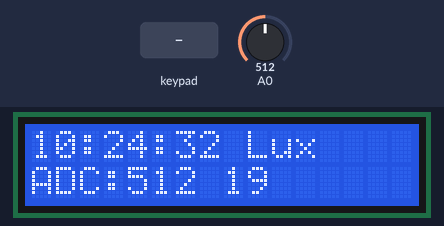
Bench run of a sketch on a simulated Arduino Uno, built with avr-gcc and run on an emulated ATmega328P. Shown: 16×2 character LCD. The test bench sets the inputs (shaded band); at power-on: A0 = 512. The local clock reads 2024-03-15 10:24:30 at power-on unless the sketch sets it.

Above: at 2.2 s.
2.3 s: key 'A' pressed
At 3.9 s:
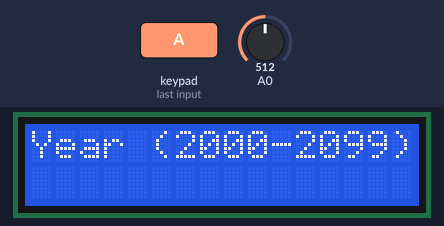
4.4 s: keypad keys 7 6 5 4 # pressed 0.4 s apart
At 7.2 s:
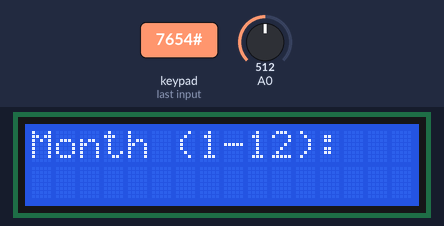
7.9 s: keypad keys 1 1 1 0 9 8 # pressed 0.4 s apart
At 11.6 s:
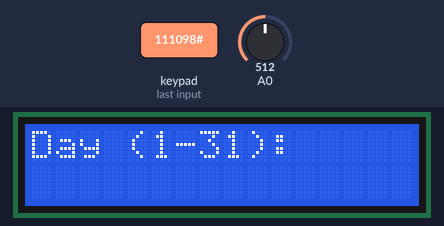
12.2 s: keypad keys 1 3 9 7 # pressed 0.4 s apart
At 14.2 s:
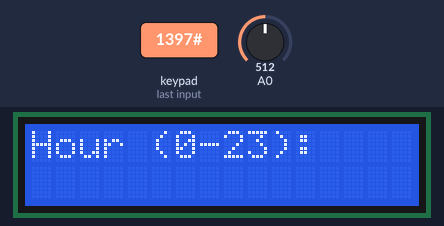
15.7 s: keypad keys 7 6 5 4 # pressed 0.4 s apart
At 18.3 s:
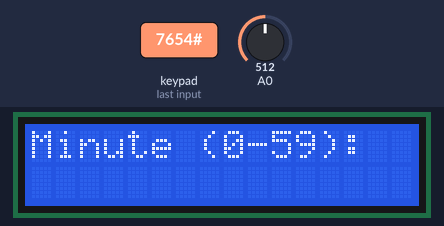
19.2 s: keypad keys 1 1 1 0 9 8 # pressed 0.4 s apart
At 22.6 s:
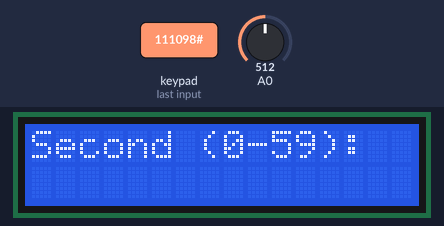
Timing chart, 0 to 24.1 s (numbered marks = the images above; inputs shaded):
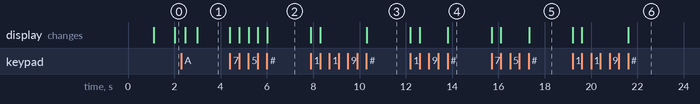

Measured:
- after the input at 2.3 s, the display: first changes after 0.17 s (image 1 shows a later state)
- after the input at 4.4 s, the display: first changes at once (image 2 shows a later state)
- after the input at 7.9 s, the display: first changes at once (image 3 shows a later state)
- after the input at 12.2 s, the display: first changes at once (image 4 shows a later state)
- after the input at 15.7 s, the display: first changes at once (image 5 shows a later state)
- after the input at 19.2 s, the display: first changes at once (image 6 shows a later state)

The sketch:

8-9stage5.ino
```cpp
#include <Wire.h>
#include <LiquidCrystal_I2C.h>
#include <Keypad.h>
#include <EEPROM.h>
#include <math.h>
#include <DS3231.h>

// === RTC ===
DS3231 myRTC; // без параметров

// === LCD ===
LiquidCrystal_I2C lcd(0x27, 16, 2);

// === KEYPAD ===
const byte ROWS = 4;
const byte COLS = 4;
char keys[ROWS][COLS] = {
  {'1','2','3','A'},
  {'4','5','6','B'},
  {'7','8','9','C'},
  {'*','0','#','D'}
};
byte rowPins[ROWS] = {7, 6, 5, 4};
byte colPins[COLS] = {11, 10, 9, 8};


Keypad keypad = Keypad(makeKeymap(keys), rowPins, colPins, ROWS, COLS);

// === EEPROM LOG ===
unsigned long lastWrite = 0;
const unsigned long WRITE_INTERVAL = 30000;
int eepromAddr = 0;

struct LogRecord {
  uint32_t timestamp;
  float lux;
  char tag[20];
};

// === LUX COMPUTATION ===
float calculateLuxFromADC(int D) {
  const float R_FIXED = 10000.0f;
  const float C = 500.0f;
  const float GAMMA = 1.4f;

  if (D <= 0) return 1000000.0f;
  if (D >= 1023) return 0.0f;

  float adc = (float)D;
  float vRatio = (1023.0f / adc) - 1.0f;
  float rLDR = R_FIXED * vRatio;
  float lux = C * powf(rLDR / 1000.0f, -GAMMA);

  return lux;
}

// === RTC READ HELPERS ===
int getYearRTC()   { return 2000 + myRTC.getYear(); }
int getMonthRTC()  { bool century = false; return myRTC.getMonth(century); }
int getDayRTC()    { return myRTC.getDate(); }
int getHourRTC()   { bool h12 = false; bool PM = false; return myRTC.getHour(h12, PM); }
int getMinuteRTC() { return myRTC.getMinute(); }
int getSecondRTC() { return myRTC.getSecond(); }

// === EEPROM WRITE ===
void writeLog(float lux) {
  uint32_t ts =
      getSecondRTC() +
      getMinuteRTC() * 60 +
      getHourRTC()   * 3600 +
      getDayRTC()    * 86400;

  LogRecord rec;
  rec.timestamp = ts;
  rec.lux = lux;
  strncpy(rec.tag, "LUX MEASUREMENT", 19);
  rec.tag[19] = 0;

  EEPROM.put(eepromAddr, rec);
  eepromAddr += sizeof(LogRecord);

  lcd.clear();
  lcd.print("Saved!");
  lcd.setCursor(0, 1);
  lcd.print("Lux: ");
  lcd.print(lux, 1);
  delay(400);
}

// === NUMBER INPUT FUNCTION ===
int readNumber(const char* prompt, int digits, int minVal, int maxVal) {
  lcd.clear();
  lcd.print(prompt);
  lcd.setCursor(0, 1);
  String num = "";
  while (true) {
    char key = keypad.getKey();
    if (key) {
      if (key >= '0' && key <= '9') {
        if (num.length() < digits) {
          num += key;
          lcd.print(key);
        }
      } else if (key == '*') {
        return -1; // cancel
      } else if (key == '#') {
        if (num.length() > 0) {
          int val = num.toInt();
          if (val < minVal) val = minVal;
          if (val > maxVal) val = maxVal;
          return val;
        }
      }
    }
  }
}

// === SET DATE/TIME ===
void setDateTime() {
  lcd.clear();
  lcd.print("Set Date/Time");
  delay(500);

  int year = readNumber("Year (2000-2099):", 4, 2000, 2099);
  if (year == -1) return;

  int month = readNumber("Month (1-12):", 2, 1, 12);
  if (month == -1) return;

  int day = readNumber("Day (1-31):", 2, 1, 31);
  if (day == -1) return;

  int hour = readNumber("Hour (0-23):", 2, 0, 23);
  if (hour == -1) return;

  int minute = readNumber("Minute (0-59):", 2, 0, 59);
  if (minute == -1) return;

  int second = readNumber("Second (0-59):", 2, 0, 59);
  if (second == -1) return;

  myRTC.setYear(year - 2000);
  myRTC.setMonth(month);
  myRTC.setDate(day);
  myRTC.setHour(hour);
  myRTC.setMinute(minute);
  myRTC.setSecond(second);

  lcd.clear();
  lcd.print("Time Saved!");
  delay(1000);
}

// === SETUP ===
void setup() {
  Serial.begin(115200);
  lcd.init();
  lcd.backlight();
  lcd.print("LDR Meter");
  delay(1000);
}

// === LOOP ===
void loop() {
  char key = keypad.getKey();
  if (key == 'A') {
    setDateTime();
  }

  int adcValue = analogRead(A0);
  float lux = calculateLuxFromADC(adcValue);

  int hour = getHourRTC();
  int minute = getMinuteRTC();
  int second = getSecondRTC();

  lcd.clear();
  lcd.setCursor(0,0);
  char buf[17];
  sprintf(buf, "%02d:%02d:%02d Lux", hour, minute, second);
  lcd.print(buf);

  lcd.setCursor(0,1);
  lcd.print("ADC:");
  lcd.print(adcValue);
  lcd.print(" ");
  lcd.print((int)lux);

  if (millis() - lastWrite > WRITE_INTERVAL) {
    lastWrite = millis();
    writeLog(lux);
  }

  delay(200);
}
```
